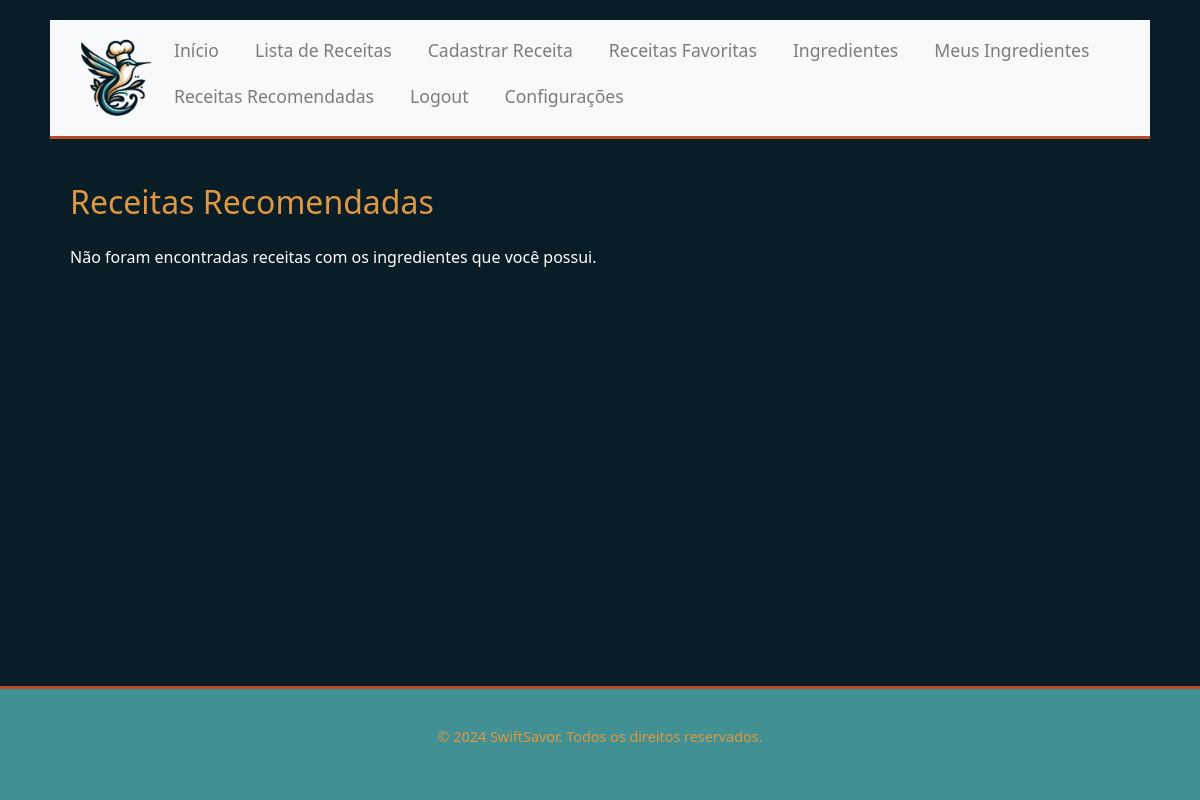
The app's page /recipes/recomendadas/ (signed in), older data.
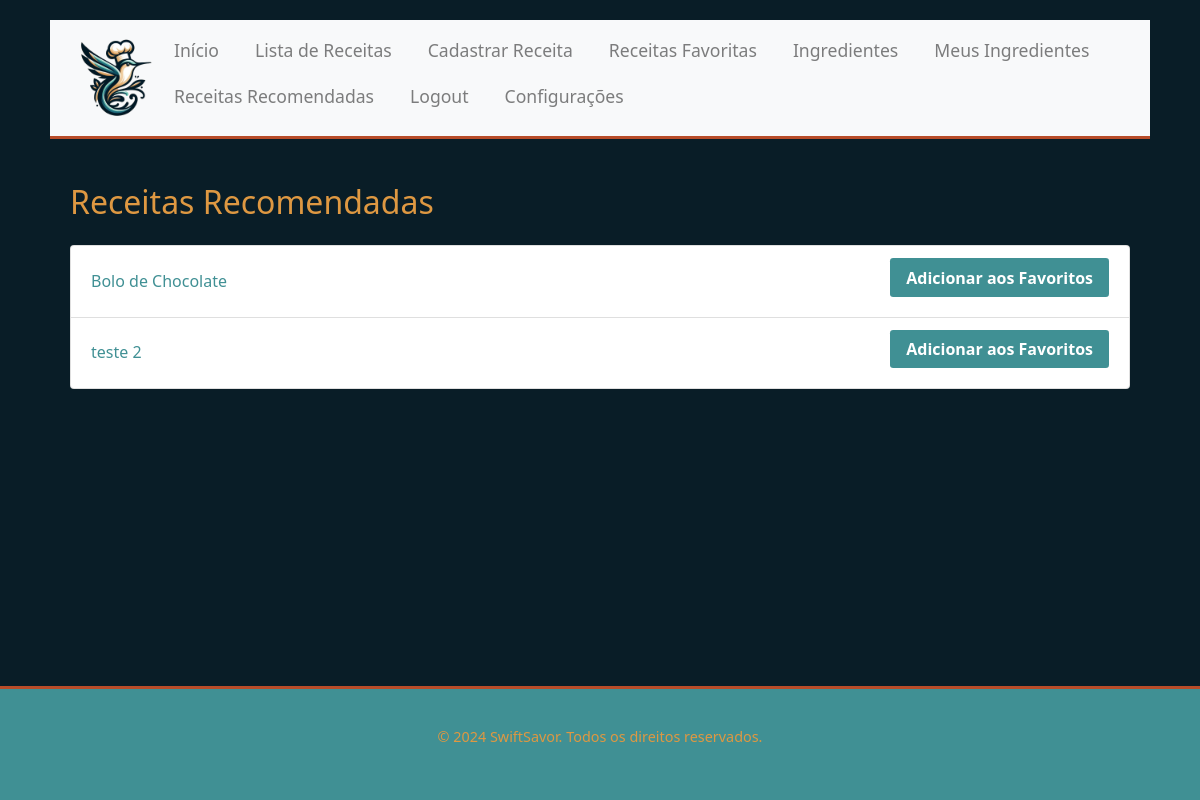
The same page, newer data.
### recipes/models.py (models this page shows, shortened)
class Receita(models.Model):
    nome = models.CharField(max_length=200)
    ingredientes = models.ManyToManyField(Ingrediente)
    instrucoes = models.TextField()
    usuario = models.ForeignKey(User, on_delete=models.SET_NULL, null=True, blank=True)
    data_cadastro = models.DateField(auto_now_add=False, default=timezone.now)
    aprovada = models.BooleanField(default=False)

### recipes/views.py (the view)
# urls.py: path('recomendadas/', views.receitas_recomendadas, name='receitas_recomendadas'),
@login_required
def receitas_recomendadas(request):
    ingredientes_usuario_ids = UsuarioIngrediente.objects.filter(
        usuario=request.user
    ).values_list('ingrediente_id', flat=True)
    receitas_possiveis = Receita.objects.filter(
        ingredientes__id__in=ingredientes_usuario_ids,
        aprovada=True
    ).distinct()
    receitas_completas = []
    for receita in receitas_possiveis:
        ingredientes_receita_ids = set(receita.ingredientes.values_list('id', flat=True))
        if ingredientes_receita_ids.issubset(ingredientes_usuario_ids):
            receitas_completas.append(receita)
    return render(request, 'recipes/receitas_recomendadas.html', {'receitas': receitas_completas})

### recipes/templates/recipes/receitas_recomendadas.html (shortened to what this page needs)
{% extends 'main/base.html' %}
{% block content %}
<div class="container mt-4">
    <h2 class="mb-4">Receitas Recomendadas</h2>
    {% if receitas %}
        <ul class="list-group">
        {% for receita in receitas %}
            <li class="list-group-item d-flex justify-content-between align-items-center">
                <a href="{% url 'detalhes_receita' receita.id %}">{{ receita.nome }}</a>
                <a href="{% url 'favorites:adicionar_favoritos' receita.id %}" class="btn btn-primary btn-sm">Adicionar aos Favoritos</a>
            </li>
        {% endfor %}
        </ul>
    {% else %}
        <p>Não foram encontradas receitas com os ingredientes que você possui.</p>
    {% endif %}
</div>
{% endblock %}

Row changes from the older to the newer data that the page shows:
now on this page (row edited): Receita: nome "Bolo de Chocolate"
added Receita: nome "teste 2"
Text that changed along with them:
text no longer shown: "Não foram encontradas receitas com os ingredientes que você possui."
